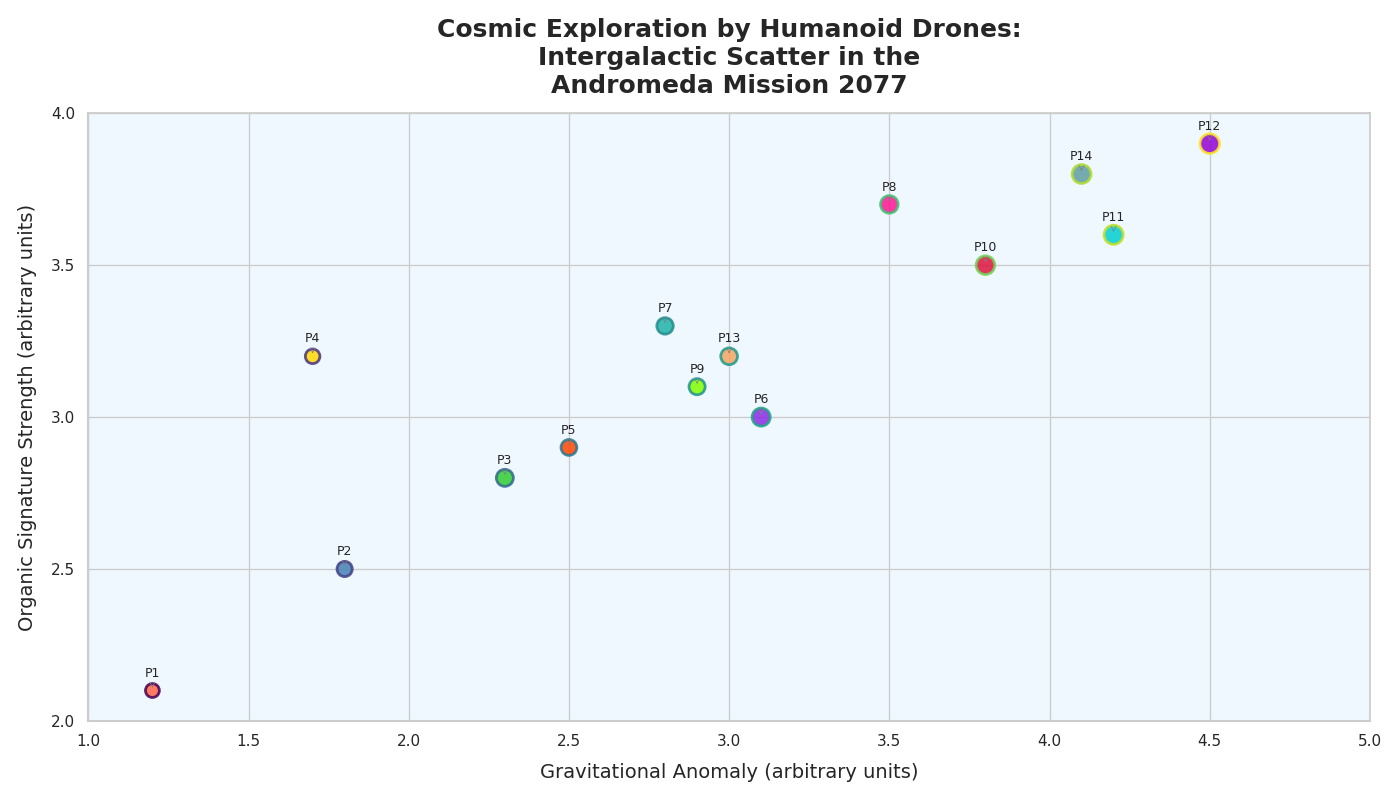

Recreate this plot in Python.
import matplotlib.pyplot as plt
import numpy as np
from matplotlib.colors import Normalize
import matplotlib.cm as cm

gravitational_anomalies = np.array([1.2, 1.8, 2.3, 1.7, 2.5, 3.1, 2.8, 3.5, 2.9, 3.8, 4.2, 4.5, 3.0, 4.1])
organic_signature_strengths = np.array([2.1, 2.5, 2.8, 3.2, 2.9, 3.0, 3.3, 3.7, 3.1, 3.5, 3.6, 3.9, 3.2, 3.8])
sensor_sizes = np.array([100, 120, 150, 110, 130, 170, 140, 160, 135, 180, 190, 200, 145, 185])
colors = np.array(['#FF6347', '#4682B4', '#32CD32', '#FFD700', '#FF4500', 
                   '#8A2BE2', '#20B2AA', '#FF1493', '#7FFF00', '#DC143C', 
                   '#00CED1', '#9400D3', '#F4A460', '#5F9EA0'])

norm = Normalize(vmin=min(gravitational_anomalies), vmax=max(gravitational_anomalies))
cmap = cm.viridis

plt.figure(figsize=(14, 8))
plt.scatter(gravitational_anomalies, organic_signature_strengths, s=sensor_sizes, c=colors, 
            alpha=0.85, edgecolors=cmap(norm(gravitational_anomalies)), linewidth=2, zorder=2)

plt.gca().set_facecolor('#f0f8ff')

plt.title("Cosmic Exploration by Humanoid Drones:\nIntergalactic Scatter in the\nAndromeda Mission 2077", fontsize=18, fontweight='bold', y=1.02)
plt.xlabel("Gravitational Anomaly (arbitrary units)", fontsize=14, labelpad=10)
plt.ylabel("Organic Signature Strength (arbitrary units)", fontsize=14, labelpad=10)

plt.gca().spines['left'].set_linewidth(1.5)
plt.gca().spines['bottom'].set_linewidth(1.5)

for i in range(len(gravitational_anomalies)):
    plt.annotate(f'P{i+1}', 
                 (gravitational_anomalies[i], organic_signature_strengths[i]), 
                 textcoords="offset points", xytext=(0,10), ha='center', fontsize=9,
                 arrowprops=dict(arrowstyle='->', lw=0.5, color='gray'))

plt.xticks(np.arange(1, 5.5, 0.5))
plt.yticks(np.arange(2, 4.5, 0.5))

plt.tight_layout()
plt.show()
